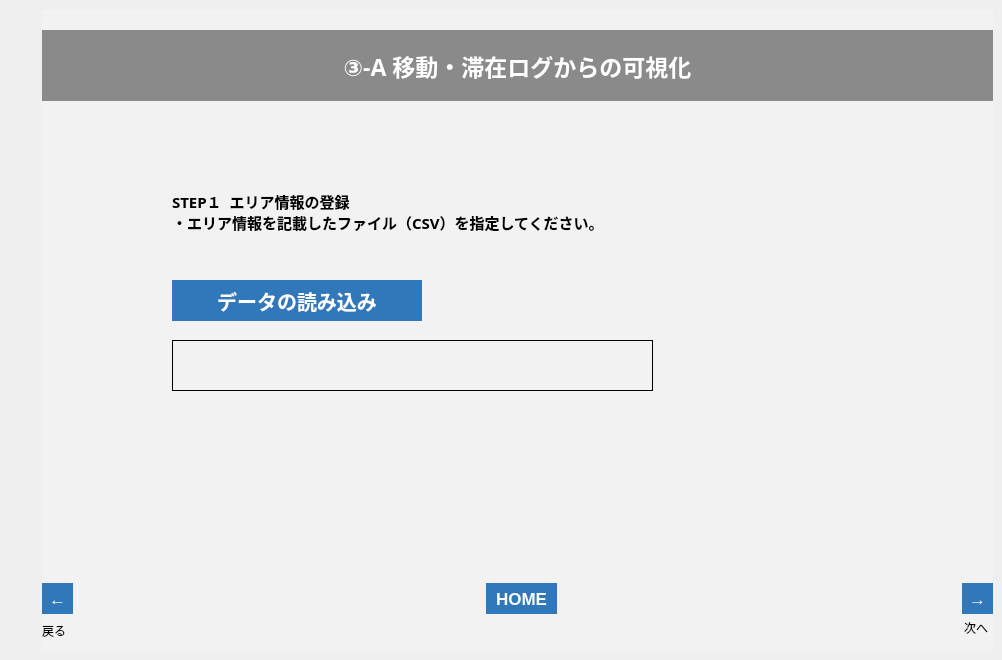
   <widget class="QWidget" name="tab_20">
    <attribute name="title">
     <string>003_2</string>
    </attribute>
    <widget class="QFrame" name="frame_21">
     <property name="geometry">
      <rect>
       <x>42</x>
       <y>10</y>
       <width>951</width>
       <height>641</height>
      </rect>
     </property>
     <property name="styleSheet">
      <string notr="true">background-color: rgb(242, 242, 242);</string>
     </property>
     <property name="frameShape">
      <enum>QFrame::NoFrame</enum>
     </property>
     <property name="frameShadow">
      <enum>QFrame::Plain</enum>
     </property>
     <property name="lineWidth">
      <number>0</number>
     </property>
     <widget class="QLabel" name="lbl_003_2_n">
      <property name="geometry">
       <rect>
        <x>922</x>
        <y>610</y>
        <width>31</width>
        <height>16</height>
       </rect>
      </property>
      <property name="text">
       <string>次へ</string>
      </property>
     </widget>
     <widget class="QLabel" name="label_104">
      <property name="geometry">
       <rect>
        <x>0</x>
        <y>610</y>
        <width>50</width>
        <height>21</height>
       </rect>
      </property>
      <property name="text">
       <string>戻る</string>
      </property>
     </widget>
     <widget class="QToolButton" name="btn_003_2_n">
      <property name="geometry">
       <rect>
        <x>920</x>
        <y>573</y>
        <width>31</width>
        <height>31</height>
       </rect>
      </property>
      <property name="font">
       <font>
        <pointsize>13</pointsize>
        <weight>75</weight>
        <bold>true</bold>
       </font>
      </property>
      <property name="styleSheet">
       <string notr="true">background-color: rgb(48,120,186);
color: rgb(255, 255, 255);
border: none;</string>
      </property>
      <property name="text">
       <string>→</string>
      </property>
     </widget>
     <widget class="QToolButton" name="btn_003_2_b">
      <property name="geometry">
       <rect>
        <x>0</x>
        <y>573</y>
        <width>31</width>
        <height>31</height>
       </rect>
      </property>
      <property name="font">
       <font>
        <pointsize>13</pointsize>
        <weight>75</weight>
        <bold>true</bold>
       </font>
      </property>
      <property name="styleSheet">
       <string notr="true">background-color: rgb(48,120,186);
color: rgb(255, 255, 255);
border: none;</string>
      </property>
      <property name="text">
       <string>←</string>
      </property>
     </widget>
     <widget class="QLabel" name="label_105">
      <property name="geometry">
       <rect>
        <x>0</x>
        <y>20</y>
        <width>951</width>
        <height>71</height>
       </rect>
      </property>
      <property name="font">
       <font>
        <family>游ゴシック</family>
        <pointsize>17</pointsize>
        <weight>75</weight>
        <bold>true</bold>
       </font>
      </property>
      <property name="styleSheet">
       <string notr="true">background-color: rgb(138, 138, 138);
color: rgb(255, 255, 255);</string>
      </property>
      <property name="text">
       <string>③-A 移動・滞在ログからの可視化</string>
      </property>
      <property name="alignment">
       <set>Qt::AlignCenter</set>
      </property>
     </widget>
     <widget class="QToolButton" name="btn_home_16">
      <property name="geometry">
       <rect>
        <x>444</x>
        <y>573</y>
        <width>71</width>
        <height>31</height>
       </rect>
      </property>
      <property name="font">
       <font>
        <pointsize>13</pointsize>
        <weight>75</weight>
        <bold>true</bold>
       </font>
      </property>
      <property name="styleSheet">
       <string notr="true">background-color: rgb(48,120,186);
color: rgb(255, 255, 255);
border: none;</string>
      </property>
      <property name="text">
       <string>HOME</string>
      </property>
     </widget>
     <widget class="QPushButton" name="btn_003_sensor_read">
      <property name="geometry">
       <rect>
        <x>130</x>
        <y>270</y>
        <width>250</width>
        <height>41</height>
       </rect>
      </property>
      <property name="font">
       <font>
        <family>游ゴシック</family>
        <pointsize>15</pointsize>
        <weight>75</weight>
        <bold>true</bold>
       </font>
      </property>
      <property name="autoFillBackground">
       <bool>false</bool>
      </property>
      <property name="styleSheet">
       <string notr="true">background-color: rgb(48,120,186);
color: rgb(255, 255, 255);
border: none;</string>
      </property>
      <property name="text">
       <string>データの読み込み</string>
      </property>
     </widget>
     <widget class="QLabel" name="lbl_003_filename_2">
      <property name="geometry">
       <rect>
        <x>130</x>
        <y>330</y>
        <width>481</width>
        <height>51</height>
       </rect>
      </property>
      <property name="font">
       <font>
        <pointsize>14</pointsize>
       </font>
      </property>
      <property name="frameShape">
       <enum>QFrame::Panel</enum>
      </property>
      <property name="text">
       <string/>
      </property>
      <property name="alignment">
       <set>Qt::AlignCenter</set>
      </property>
     </widget>
     <widget class="QLabel" name="label_30">
      <property name="geometry">
       <rect>
        <x>130</x>
        <y>180</y>
        <width>711</width>
        <height>101</height>
       </rect>
      </property>
      <property name="font">
       <font>
        <family>游ゴシック</family>
        <pointsize>11</pointsize>
        <weight>75</weight>
        <bold>true</bold>
       </font>
      </property>
      <property name="styleSheet">
       <string notr="true">border-color: rgb(220, 220, 220);</string>
      </property>
      <property name="frameShape">
       <enum>QFrame::Box</enum>
      </property>
      <property name="lineWidth">
       <number>0</number>
      </property>
      <property name="midLineWidth">
       <number>0</number>
      </property>
      <property name="text">
       <string>STEP１  エリア情報の登録
・エリア情報を記載したファイル（CSV）を指定してください。
</string>
      </property>
      <property name="alignment">
       <set>Qt::AlignLeading|Qt::AlignLeft|Qt::AlignTop</set>
      </property>
     </widget>
     <widget class="QLabel" name="lbl_002_sensor_msg_2">
      <property name="geometry">
       <rect>
        <x>130</x>
        <y>420</y>
        <width>711</width>
        <height>51</height>
       </rect>
      </property>
      <property name="font">
       <font>
        <family>游ゴシック</family>
        <pointsize>16</pointsize>
        <weight>75</weight>
        <bold>true</bold>
       </font>
      </property>
      <property name="styleSheet">
       <string notr="true">border-color: rgb(220, 220, 220);
color: rgb(255, 0, 0);</string>
      </property>
      <property name="frameShape">
       <enum>QFrame::Box</enum>
      </property>
      <property name="lineWidth">
       <number>0</number>
      </property>
      <property name="midLineWidth">
       <number>0</number>
      </property>
      <property name="text">
       <string/>
      </property>
      <property name="alignment">
       <set>Qt::AlignLeading|Qt::AlignLeft|Qt::AlignVCenter</set>
      </property>
     </widget>
     <zorder>lbl_003_2_n</zorder>
     <zorder>label_104</zorder>
     <zorder>btn_003_2_n</zorder>
     <zorder>btn_003_2_b</zorder>
     <zorder>label_105</zorder>
     <zorder>btn_home_16</zorder>
     <zorder>lbl_003_filename_2</zorder>
     <zorder>label_30</zorder>
     <zorder>btn_003_sensor_read</zorder>
     <zorder>lbl_002_sensor_msg_2</zorder>
    </widget>
   </widget>
